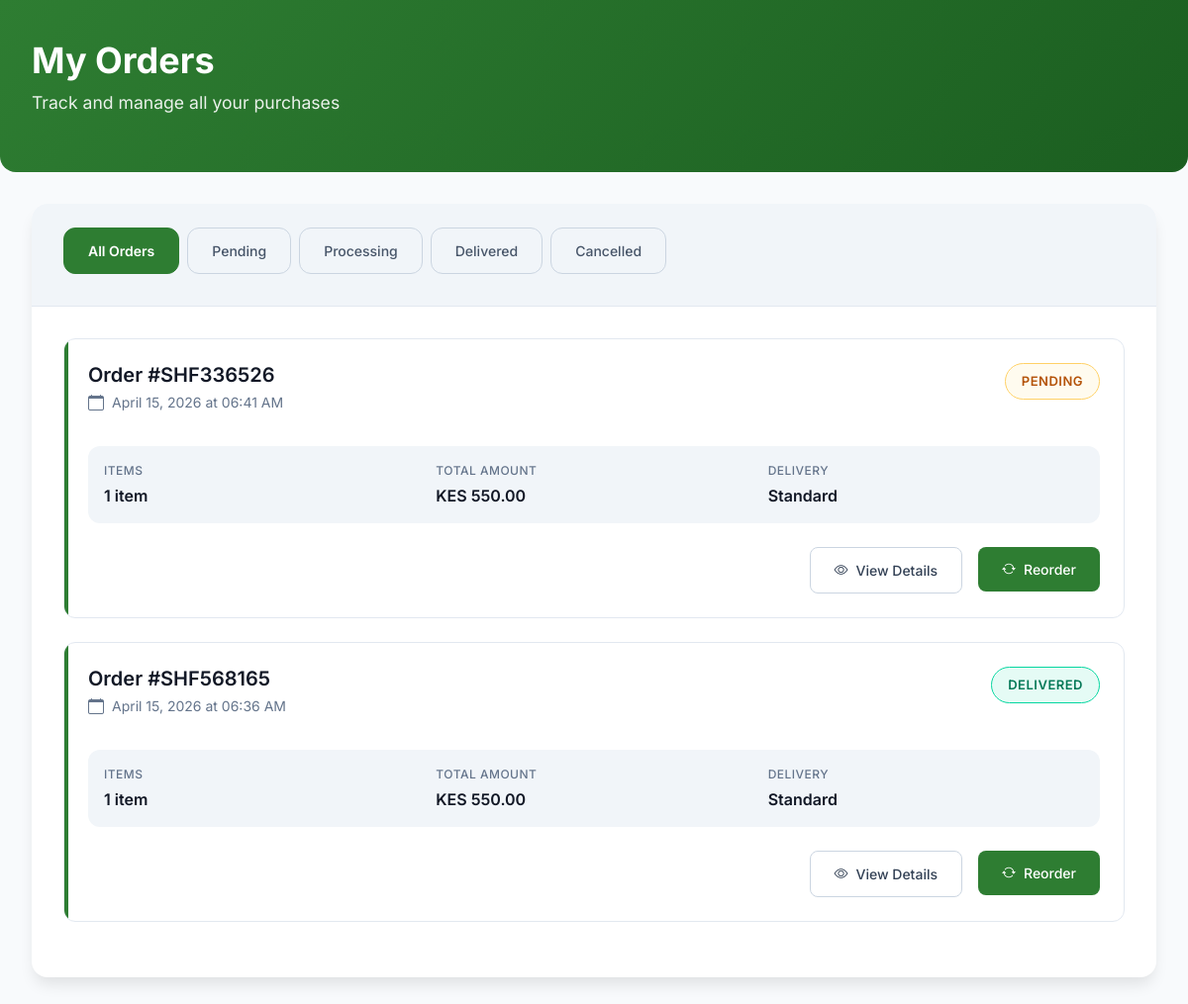
Page /orders (signed in) on the earlier database version.
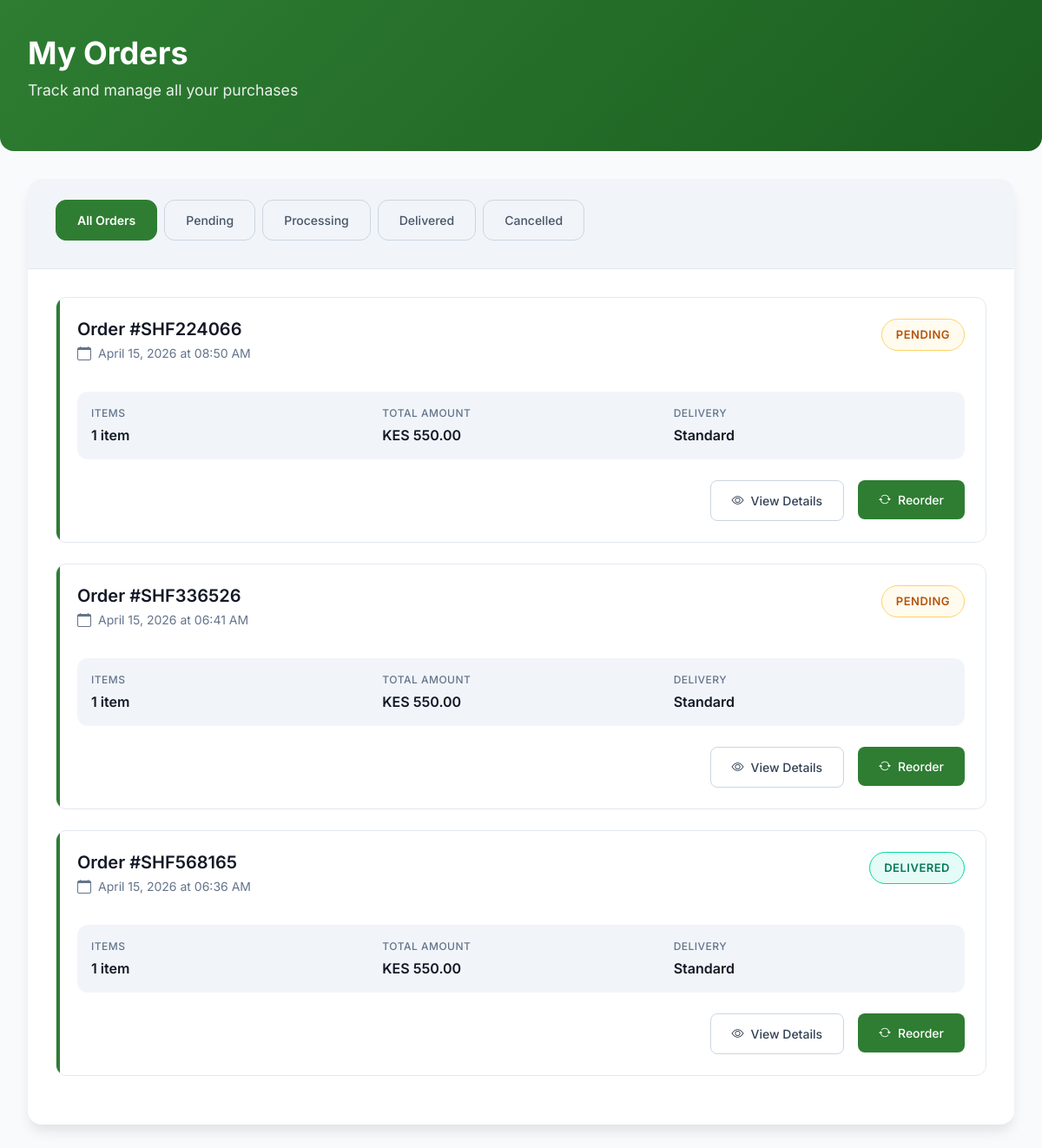
Same page on the later database version.
### models.py (models this page shows, shortened)
class Order(db.Model):
    __tablename__ = 'order'
    id = db.Column(db.Integer, primary_key=True)
    order_number = db.Column(db.String(50), unique=True, nullable=False, index=True)  # Added index
    user_id = db.Column(db.Integer, db.ForeignKey('user.id'), nullable=False, index=True)  # Added index
    total_amount = db.Column(db.Numeric(10, 2), nullable=False)
    status = db.Column(db.String(50), default='pending', index=True)  # Added index
    shipping_address = db.Column(db.Text, nullable=False)
    delivery_option = db.Column(db.String(50), default='standard')
    payment_method = db.Column(db.String(50), default='mpesa')
    payment_status = db.Column(db.String(50), default='pending', index=True)  # Added index
    notes = db.Column(db.Text)
    created_at = db.Column(db.DateTime, default=datetime.utcnow, index=True)  # Added index
    updated_at = db.Column(db.DateTime, default=datetime.utcnow, onupdate=datetime.utcnow)
    items = db.relationship('OrderItem', backref='order', lazy='dynamic', cascade='all, delete-orphan')
    __table_args__ = (
        db.Index('idx_order_user_status', 'user_id', 'status'),
        db.Index('idx_order_created_status', 'created_at', 'status'),
    )

### app.py (the view)
    @app.route("/orders")
    @login_required
    def orders():
        from models import Order
        page = request.args.get('page', 1, type=int)
        paginated_orders = Order.query.filter_by(user_id=current_user.id)\
            .order_by(Order.created_at.desc())\
            .paginate(page=page, per_page=app.config["ORDERS_PER_PAGE"], error_out=False)
        return render_template("user/orders.html",
                             orders=paginated_orders.items,
                             pagination=paginated_orders)

### templates/user/orders.html (shortened to what this page needs)
<!DOCTYPE html>
<html lang="en">
<head>
    <link href="https://cdn.jsdelivr.net/npm/bootstrap@5.3.0-alpha1/dist/css/bootstrap.min.css" rel="stylesheet">
    <link href="https://cdn.jsdelivr.net/npm/bootstrap-icons@1.8.1/font/bootstrap-icons.css" rel="stylesheet">
</head>
<body>
    <header class="page-header">
        <div class="header-content">
            <h1>My Orders</h1>
            <p>Track and manage all your purchases</p>
        </div>
    </header>
    <main class="container">
        {% if orders %}
        <div class="orders-container">
            <div class="orders-tabs">
                <nav class="tabs-nav">
                    <button class="tab-btn active" onclick="filterOrders('all')">All Orders</button>
                    <button class="tab-btn" onclick="filterOrders('pending')">Pending</button>
                    <button class="tab-btn" onclick="filterOrders('processing')">Processing</button>
                    <button class="tab-btn" onclick="filterOrders('delivered')">Delivered</button>
                    <button class="tab-btn" onclick="filterOrders('cancelled')">Cancelled</button>
                </nav>
            </div>
            <div class="orders-list">
                {% for order in orders %}
                <div class="order-card" data-status="{{ order.status }}">
                    <div class="order-header">
                        <div class="order-info">
                            <h3>Order #{{ order.order_number }}</h3>
                            <p class="order-date">
                                <i class="bi bi-calendar"></i>
                                {{ order.created_at.strftime('%B %d, %Y at %I:%M %p') }}
                            </p>
                        </div>
                        <div class="order-status status-{{ order.status }}">
                            {{ order.status|title }}
                        </div>
                    </div>
                    <div class="order-details">
                        <div class="detail-item">
                            <span class="detail-label">Items</span>
                            <span class="detail-value">{{ order.items|list|length }} item{% if order.items|list|length != 1 %}s{% endif %}</span>
                        </div>
                        <div class="detail-item">
                            <span class="detail-label">Total Amount</span>
                            <span class="detail-value">{{ order.total_amount|currency }}</span>
                        </div>
                        <div class="detail-item">
                            <span class="detail-label">Delivery</span>
                            <span class="detail-value">{{ order.delivery_option|title if order.delivery_option else 'Standard' }}</span>
                        </div>
                    </div>
                    <div class="order-actions">
                        <a href="{{ url_for('order_detail', order_id=order.id) }}" class="btn-view">
                            <i class="bi bi-eye"></i> View Details
                        </a>
                        <form method="POST" action="{{ url_for('reorder', order_id=order.id) }}" class="reorder-form">
                            <button type="submit" class="btn-reorder">
                                <i class="bi bi-arrow-repeat"></i> Reorder
                            </button>
                        </form>
                    </div>
                </div>
                {% endfor %}
            </div>
        </div>
        {% endif %}
    </main>
</body>
</html>

Differences in the rows shown:
added Order: order_number "SHF224066", created_at "April 15, 2026 at 08:50 AM", status "PENDING", items|list "1", total_amount "KES 550.00", delivery_option "Standard"
